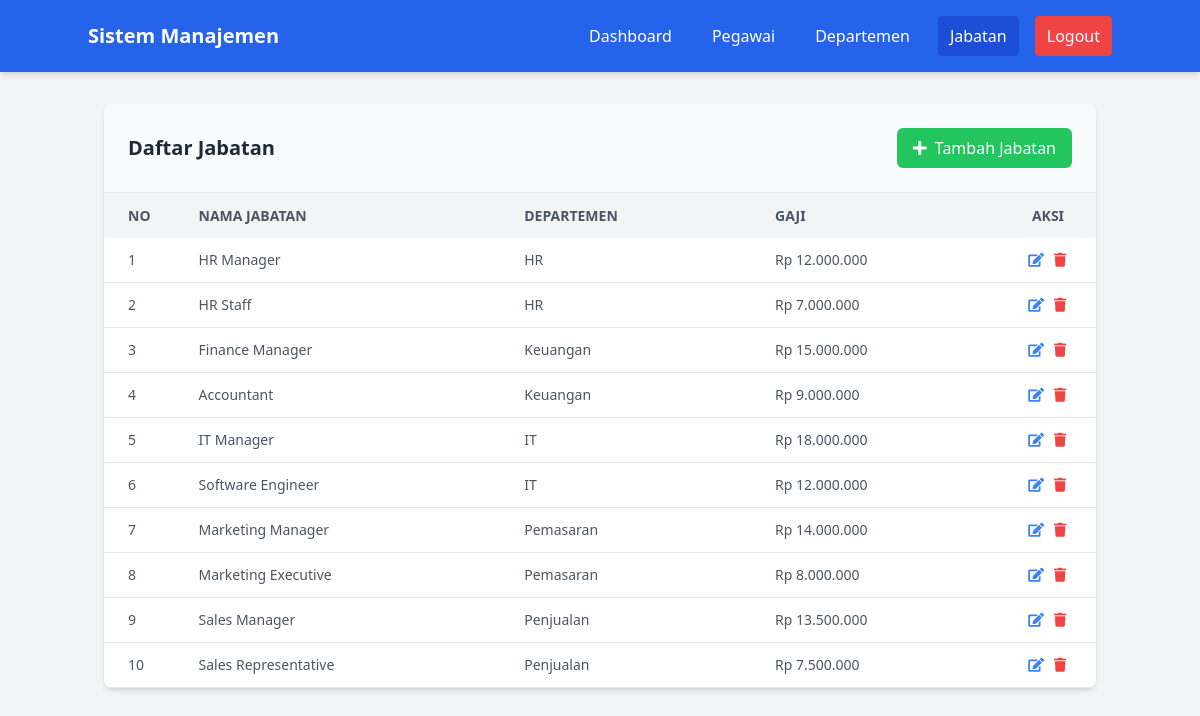
/pages/jabatan/index.php (signed in), run on the app's committed database.
### tables this page shows
CREATE TABLE `jabatan` (
  `id` int(11) NOT NULL,
  `nama_jabatan` varchar(100) NOT NULL,
  `id_departemen` int(11) DEFAULT NULL,
  `gaji` decimal(10,2) DEFAULT NULL
);

CREATE TABLE `departemen` (
  `id` int(11) NOT NULL,
  `nama_departemen` varchar(100) NOT NULL,
  `deskripsi` text DEFAULT NULL
);

### pages/jabatan/index.php (the view, shortened to what this page needs)
<?php
include '../../tampilan/navbar.php';
require_once '../../config/config.php';
$query = "SELECT jabatan.*, departemen.nama_departemen
          FROM jabatan
          LEFT JOIN departemen ON jabatan.id_departemen = departemen.id";
$result = mysqli_query($koneksi, $query);
?>
<div class="container mx-auto px-4 py-8">
    <div class="bg-white shadow-md rounded-lg overflow-hidden">
        <div class="flex justify-between items-center p-6 bg-gray-50 border-b">
            <h3 class="text-xl font-semibold text-gray-800">Daftar Jabatan</h3>
            <a href="tambah.php" class="bg-green-500 text-white px-4 py-2 rounded-md hover:bg-green-600 transition duration-300 flex items-center">
                <i class="fas fa-plus mr-2"></i> Tambah Jabatan
            </a>
        </div>
        <div class="overflow-x-auto">
            <table class="w-full">
                <thead>
                    <tr class="bg-gray-100 text-gray-600 uppercase text-sm leading-normal">
                        <th class="py-3 px-6 text-left w-16">No</th>
                        <th class="py-3 px-6 text-left">Nama Jabatan</th>
                        <th class="py-3 px-6 text-left">Departemen</th>
                        <th class="py-3 px-6 text-left">Gaji</th>
                        <th class="py-3 px-6 text-center w-24">Aksi</th>
                    </tr>
                </thead>
                <tbody class="text-gray-600 text-sm font-light">
                    <?php
                    $no = 1;
                    while($row = mysqli_fetch_assoc($result)):
                    ?>
                    <tr class="border-b border-gray-200 hover:bg-gray-100">
                        <td class="py-3 px-6 text-left whitespace-nowrap">
                            <div class="flex items-center">
                                <?php echo $no++; ?>
                            </div>
                        </td>
                        <td class="py-3 px-6 text-left">
                            <?php echo htmlspecialchars($row['nama_jabatan']); ?>
                        </td>
                        <td class="py-3 px-6 text-left">
                            <?php echo htmlspecialchars($row['nama_departemen'] ?? 'Tidak Ada'); ?>
                        </td>
                        <td class="py-3 px-6 text-left">
                            <?php echo 'Rp ' . number_format($row['gaji'], 0, ',', '.'); ?>
                        </td>
                        <td class="py-3 px-6 text-center">
                            <div class="flex item-center justify-center">
                                <a href="edit.php?id=<?php echo $row['id']; ?>" class="w-4 mr-2 transform text-blue-500 hover:text-blue-700 hover:scale-110">
                                    <i class="fas fa-edit"></i>
                                </a>
                                <a href="../../proses/jabatan/proses_hapus.php?id=<?php echo $row['id']; ?>"
                                   class="w-4 transform text-red-500 hover:text-red-700 hover:scale-110"
                                   onclick="return confirm('Yakin ingin menghapus jabatan ini?')">
                                    <i class="fas fa-trash"></i>
                                </a>
                            </div>
                        </td>
                    </tr>
                    <?php endwhile; ?>
                </tbody>
            </table>
        </div>
    </div>
</div>
</body>
</html>

### tampilan/navbar.php (shortened to what this page needs)
<?php
$base_url = $_SERVER['REQUEST_SCHEME'] . '://' . $_SERVER['HTTP_HOST'] . '/belajar/belajar_Tailwind/';
?>
<!DOCTYPE html>
<html lang="en">
<head>
    <script src="https://cdn.tailwindcss.com"></script>
    <link rel="stylesheet" href="https://cdnjs.cloudflare.com/ajax/libs/font-awesome/5.15.3/css/all.min.css">
</head>
<body class="bg-gray-100">
<nav class="bg-blue-600 text-white p-4 shadow-md">
    <div class="container mx-auto flex justify-between items-center">
        <div class="text-xl font-bold">
            <a href="<?php echo $base_url; ?>dashboard.php" class="hover:text-blue-200 transition duration-300">
                Sistem Manajemen
            </a>
        </div>
        <div class="flex space-x-4">
            <a href="<?php echo $base_url; ?>dashboard.php" class="hover:bg-blue-700 px-3 py-2 rounded transition duration-300
                <?php echo (basename($_SERVER['PHP_SELF']) == 'dashboard.php') ? 'bg-blue-700' : ''; ?>">
                Dashboard
            </a>
            <a href="<?php echo $base_url; ?>pages/pegawai/index.php" class="hover:bg-blue-700 px-3 py-2 rounded transition duration-300
                <?php echo (strpos($_SERVER['PHP_SELF'], 'pegawai') !== false) ? 'bg-blue-700' : ''; ?>">
                Pegawai
            </a>
            <a href="<?php echo $base_url; ?>pages/departemen/index.php" class="hover:bg-blue-700 px-3 py-2 rounded transition duration-300
                <?php echo (strpos($_SERVER['PHP_SELF'], 'departemen') !== false) ? 'bg-blue-700' : ''; ?>">
                Departemen
            </a>
            <a href="<?php echo $base_url; ?>pages/jabatan/index.php" class="hover:bg-blue-700 px-3 py-2 rounded transition duration-300
                <?php echo (strpos($_SERVER['PHP_SELF'], 'jabatan') !== false) ? 'bg-blue-700' : ''; ?>">
                Jabatan
            </a>
            <a href="<?php echo $base_url; ?>logout.php" class="bg-red-500 hover:bg-red-600 px-3 py-2 rounded transition duration-300">
                Logout
            </a>
        </div>
    </div>
</nav>

### data on the page
jabatan: nama_jabatan "HR Manager", id_departemen.nama_departemen "HR", gaji "12.000.000"
jabatan: nama_jabatan "HR Staff", id_departemen.nama_departemen "HR", gaji "7.000.000"
jabatan: nama_jabatan "Finance Manager", id_departemen.nama_departemen "Keuangan", gaji "15.000.000"
jabatan: nama_jabatan "Accountant", id_departemen.nama_departemen "Keuangan", gaji "9.000.000"
jabatan: nama_jabatan "IT Manager", id_departemen.nama_departemen "IT", gaji "18.000.000"
jabatan: nama_jabatan "Software Engineer", id_departemen.nama_departemen "IT", gaji "12.000.000"
jabatan: nama_jabatan "Marketing Manager", id_departemen.nama_departemen "Pemasaran", gaji "14.000.000"
jabatan: nama_jabatan "Marketing Executive", id_departemen.nama_departemen "Pemasaran", gaji "8.000.000"
jabatan: nama_jabatan "Sales Manager", id_departemen.nama_departemen "Penjualan", gaji "13.500.000"
jabatan: nama_jabatan "Sales Representative", id_departemen.nama_departemen "Penjualan", gaji "7.500.000"
